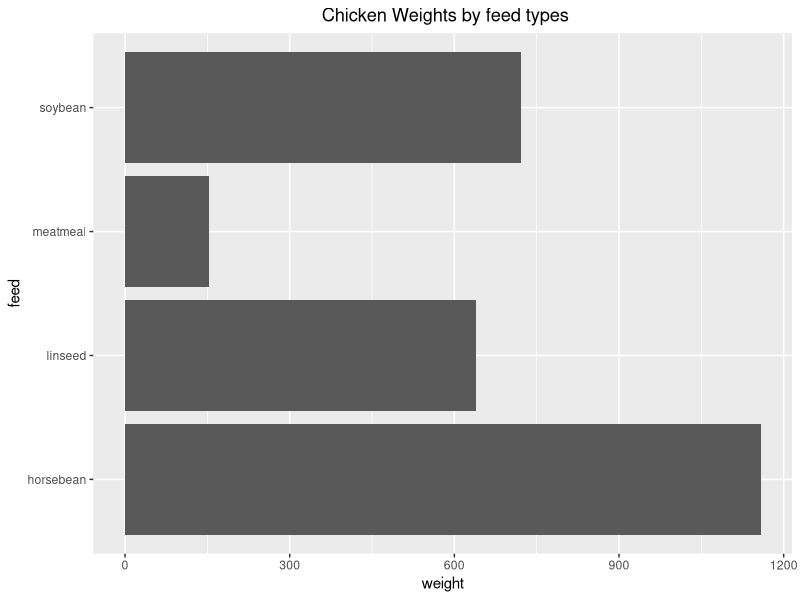
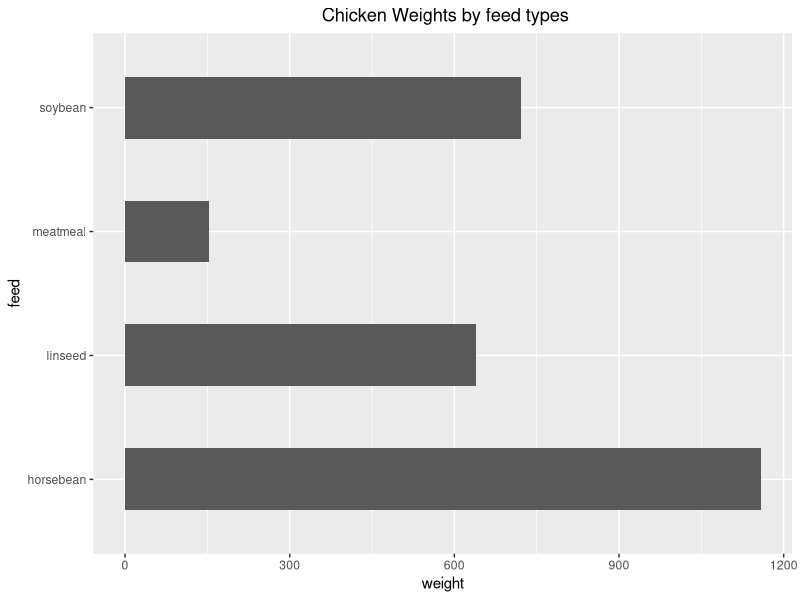
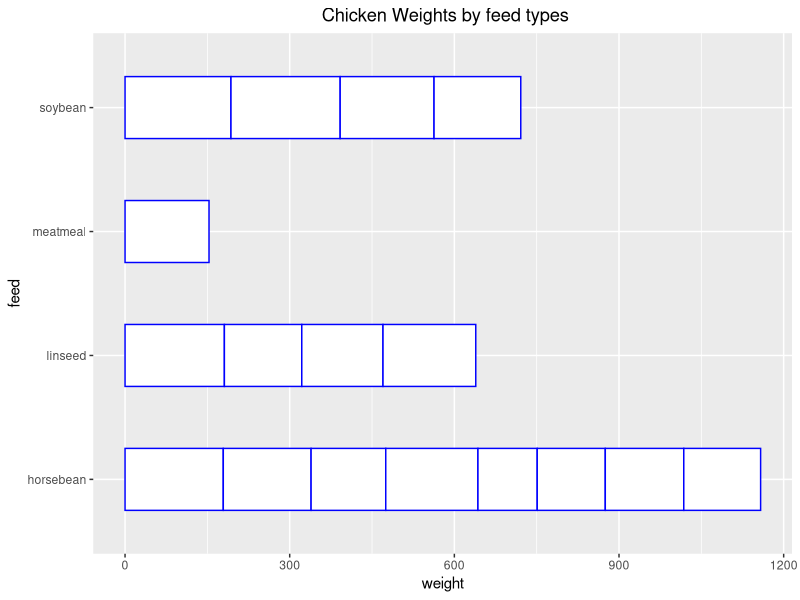
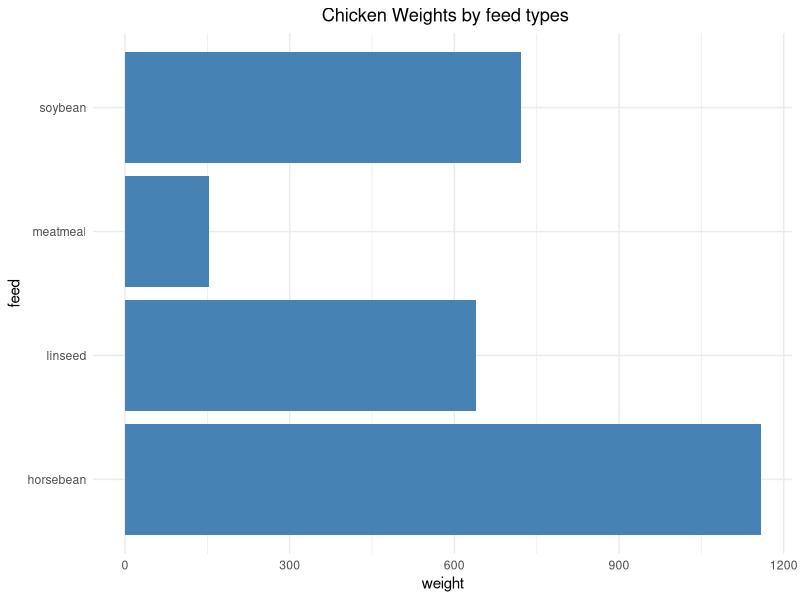
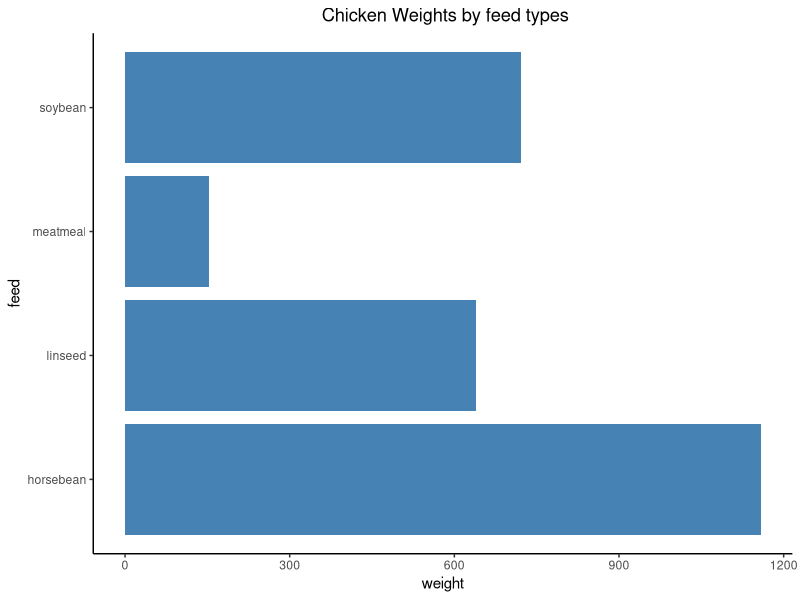
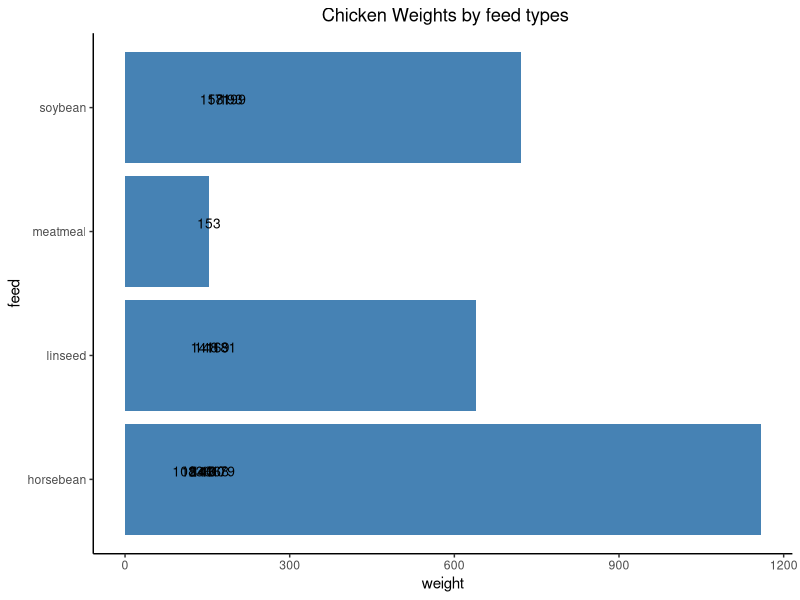

Write R code to recreate these figures, in order.
library(tidyverse)

# This R tutorial describes how to create a barplot using R software and ggplot2 package.
# It includes detailed comments on different options to create a barplot

# The data are sourced from the chickwts data set. 
# chickwts describes Chicken Weights by Feed Type.



ggdf <- filter(chickwts, weight > 100 & weight < 200)
# a data set is created from chickwts to select:
# chicks with a weight > 100 and < 200 

head(ggdf) 

# Create a basic barplot

p<-ggplot(data=ggdf, aes(x=weight, y=feed)) +
  geom_bar(stat="identity") +
  ggtitle(" Chicken Weights by feed types") +
  theme(plot.title = element_text(hjust = 0.5))
p

# geom_bar() makes the height of the bar proportional to the number of cases in each group
# stat - gives the statistical transformation to use on the data for this layer.
# stat="identity" - ensures the heights of the bars to represent values in the data
# ggtitle() - adds a title to the plot
# theme(plot.title = element_text(hjust = 0.5)) - ensures title will be centred

# Change the width of bars
p <- ggplot(data=ggdf, aes(x=weight, y=feed)) +
  geom_bar(stat="identity", width=0.5) +
  ggtitle(" Chicken Weights by feed types") +
  theme(plot.title = element_text(hjust = 0.5))
p

# width - changes the width of the bars
# width value < 1 - means gaps between the bars

# Change the colours of the bars
p <- ggplot(data=ggdf, aes(x=weight, y=feed)) +
  geom_bar(stat="identity", width=0.5, color="blue", fill="white") 
p + ggtitle(" Chicken Weights by feed types") +
  theme(plot.title = element_text(hjust = 0.5))

# color - changes the borders of the bars
# fill - changes the fill-in color of the bars

# Set a minimal theme + blue fill color
p<-ggplot(data=ggdf, aes(x=weight, y=feed)) +
  geom_bar(stat="identity", fill="steelblue")+
  theme_minimal()
p + ggtitle(" Chicken Weights by feed types") +
  theme(plot.title = element_text(hjust = 0.5))


# theme_minimal - A minimalistic theme with no background annotations.

# Set a classic theme + blue fill color
p<-ggplot(data=ggdf, aes(x=weight, y=feed)) +
  geom_bar(stat="identity", fill="steelblue")+
  theme_classic()
p + ggtitle(" Chicken Weights by feed types") +
  theme(plot.title = element_text(hjust = 0.5))

# theme_classic - a classic-looking theme, with x and y axis lines and no gridlines.


# creating bar plots with labels
# labels outside bars
p <- ggplot(data=ggdf, aes(x=weight, y=feed, fill=feed)) +
     geom_bar(stat="identity", fill="steelblue")+
     geom_text(aes(label=weight), vjust=-0.3, size=3.5)+
     theme_classic()
p + ggtitle(" Chicken Weights by feed types") +
  theme(plot.title = element_text(hjust = 0.5))

# geom_text - adds text directly to the plot
# aes - describes how variables in the data are mapped to visual properties (aesthetics) of geoms
# vjust -  controls vertical justification - a value of 0.5 centers the text vertically
# hjust - controls horizontal justification - a value of 0.5 centers the text horizontally
# hjust and vjust are only defined between 0 and 1
# size - size in the geom_text changes the size of the geom_text labels. 
# This will be different if size is included as an option in the theme()


